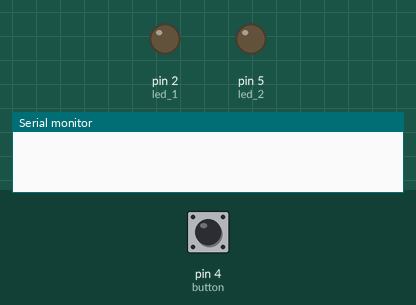
This sketch was run on a simulated Arduino Uno, built with avr-gcc and run on an emulated ATmega328P. Parts: output pins drawn as LEDs (lit = HIGH), the last lines printed to the serial monitor. Inputs (shaded band) come from the test bench; at power-on: pin 4 (button) HIGH.

Above: at 1.2 s.
1.3 s: pin 4 (button) pulled LOW for 0.15 s
At 2.9 s:
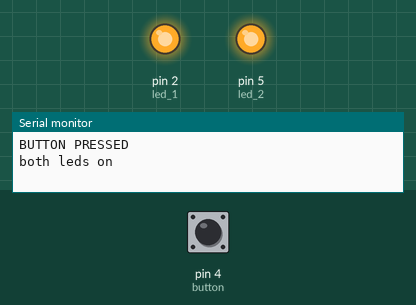
4.4 s: pin 4 (button) pulled LOW for 3.2 s
At 10.5 s:
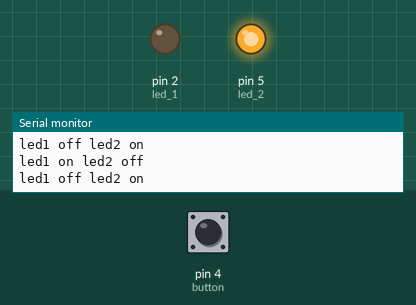
10.6 s: pin 4 (button) pulled LOW for 1 s
At 12.9 s:
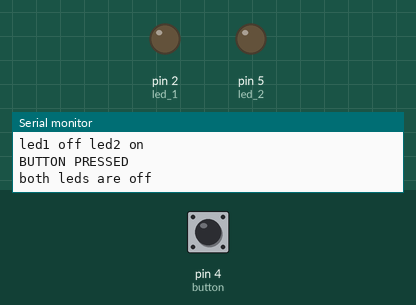
Timing chart, 0 to 14.4 s (numbered marks = the images above; inputs shaded):
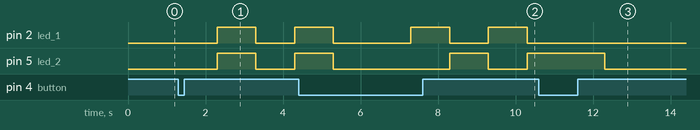

The sketch:

Button_task.ino
```cpp
int led_1 = 2;
int led_2 = 5;

int button = 4;
int counter = 0;

void setup() {
  // put your setup code here, to run once:
  Serial.begin(9600);
  pinMode(led_1, OUTPUT);
  pinMode(led_2, OUTPUT);
  pinMode(button, INPUT_PULLUP);
}

void loop() {
  // put your main code here, to run repeatedly:

  if (digitalRead(button) == LOW){

    delay(1000);
    counter = counter +1;
    Serial.print("BUTTON PRESSED \n");

  }

    if (counter == 1){
      Run_status1();
    }

    else if (counter == 2){
      Run_status2();
    }

    else if (counter > 2){
      counter = 0;
      Serial.print("both leds are off\n");
      digitalWrite(led_1, LOW);
      digitalWrite(led_2, LOW);

    }
}

void Run_status1(){

  Serial.print("both leds on\n");
  digitalWrite(led_1, HIGH);
  digitalWrite(led_2, HIGH);
  delay(1000);

  Serial.print("both leds off\n");
  digitalWrite(led_1, LOW);
  digitalWrite(led_2, LOW);
  delay(1000);


}

void Run_status2(){

  Serial.print("led1 on led2 off\n");
  digitalWrite(led_1, HIGH);
  digitalWrite(led_2, LOW);
  delay(1000);

  Serial.print("led1 off led2 on\n");
  digitalWrite(led_1, LOW);
  digitalWrite(led_2, HIGH);
  delay(1000);

}
```

Measured:
- after the input at 1.3 s, pin 2 (led_1), pin 5 (led_2): LOW → HIGH after 1.0 s, → LOW 1.0 s later, → HIGH 1.0 s later
- after the input at 10.6 s, pin 2 (led_1): stops changing and stays LOW
